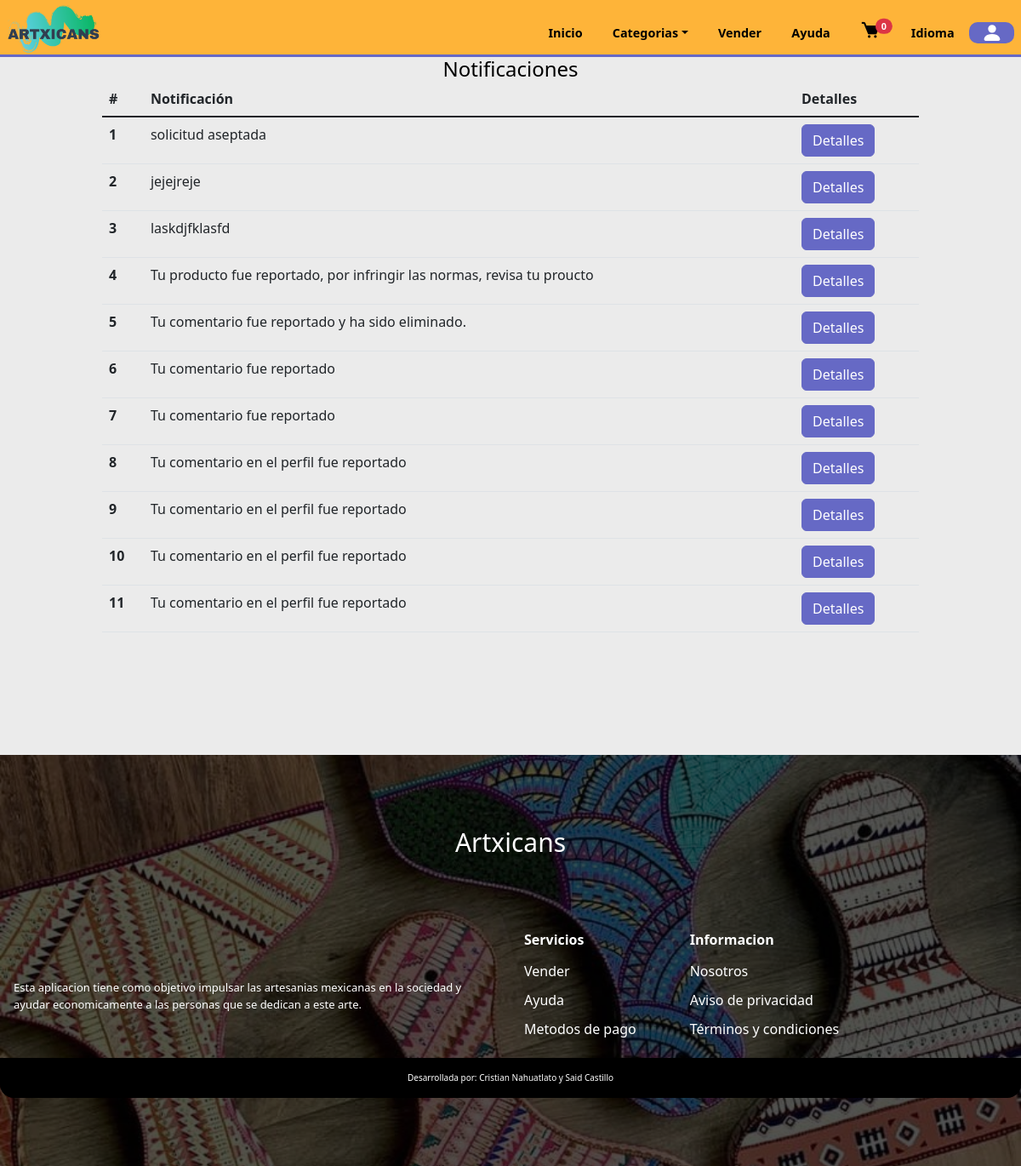
/notifications.php (signed in), run on an earlier commit of the app's database.
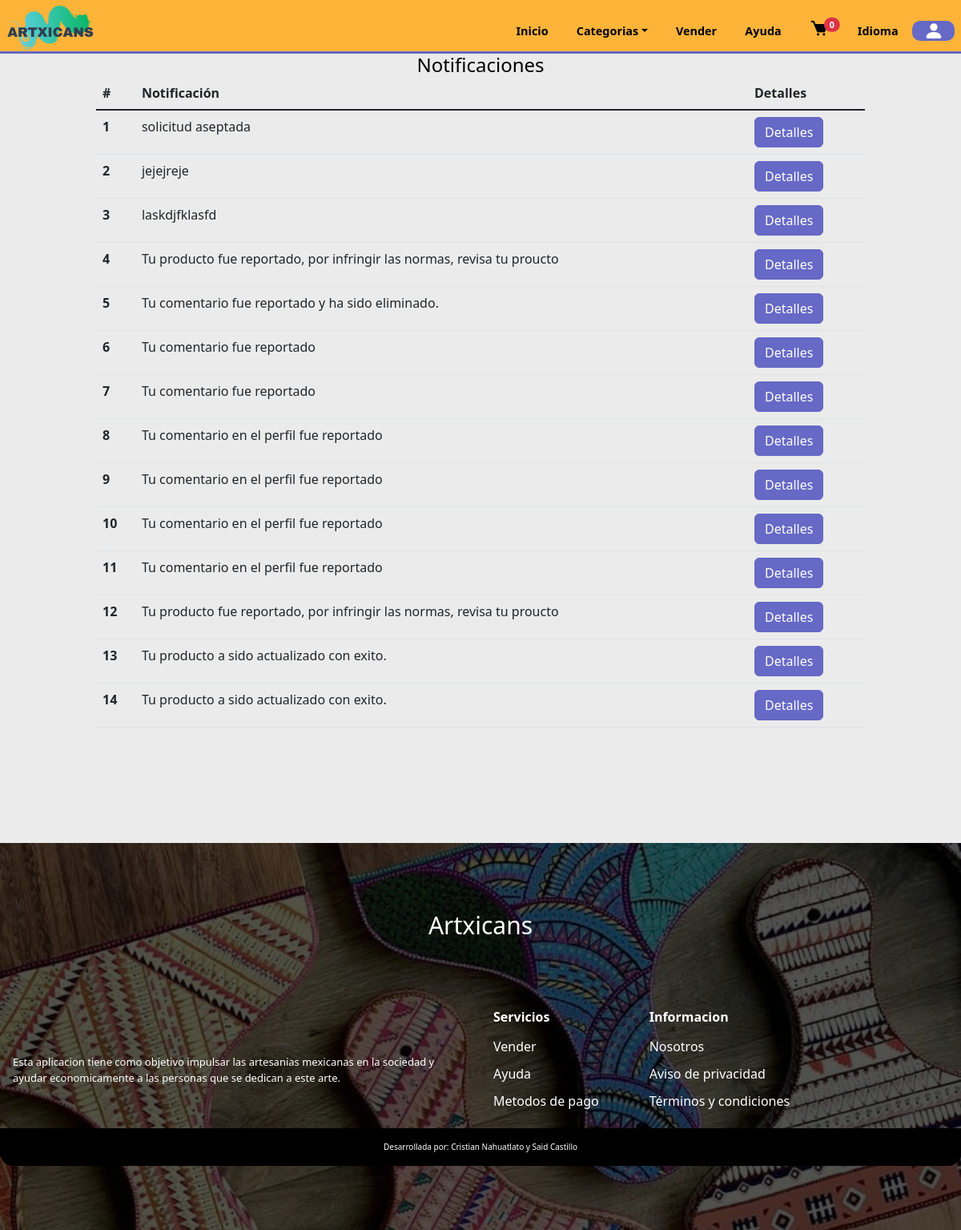
And on a later commit of the database.
### tables this page shows
CREATE TABLE `notifications` (
  `id_notif` int(11) NOT NULL,
  `notification` varchar(150) NOT NULL,
  `ID_registro` int(11) DEFAULT NULL
);

### notifications.php (the view, shortened to what this page needs)
<?php
    include('./global/conexion.php');
    include('./templates/cabecera.php');
?>
    <section class="notifications">
        <h2 align="center">Notificaciones</h2>
        <div class="table-notifications table-responsive">
        <table class="table">
  <thead>
    <tr>
      <th scope="col">#</th>
      <th scope="col">Notificación</th>
      <th scope="col">Detalles</th>
    </tr>
  </thead>
  <tbody class="table-group-divider">
    <?php
        $id_user = $_SESSION['id'];
        $query = mysqli_query($conn,"SELECT * FROM notifications WHERE ID_registro = $id_user");
        while($data = mysqli_fetch_array($query)){
   ?>
    <tr>
       <?php
        foreach ($query as $key => $value){
           if(!isset($counter))
           {
               $counter = 0;
           }
           $counter++;
        ?>
      <th scope="row"><?php
      echo $counter; ?> </th>
      <td><?php echo $value['notification']?></td>
      <td><button type="button" class="btn btn-info">Detalles</button></td>
    </tr>
    <?php }}?>
  </tbody>
</table>
        </div>
    </section>
<?php
    include('./templates/pie.php');
?>

### templates/cabecera.php (shortened to what this page needs)
<!DOCTYPE html>
<html lang="es">
  <head>
    <link rel="stylesheet" href="./styles/bootstrap-5.2.3-dist/css/bootstrap.min.css">
    <link
      rel="stylesheet"
      href="https://cdn.jsdelivr.net/npm/swiper@8/swiper-bundle.min.css"
    />
    <link rel="stylesheet" href="styles/pages/signup-login.css?v=2" />
    <link rel="stylesheet" href="./styles/home/products.css?v=2">
    <link rel="stylesheet" href="./styles/home/searchbox.css?v=2" />
    <link rel="stylesheet" href="./styles/footer/footer.css?v=2" />
    <link rel="stylesheet" href="./styles/home/main.css?v=2" />
    <link rel="stylesheet" href="./styles/header/header.css?v=2" />
    <link rel="stylesheet" href="./styles/pages/products.css?v=2" />
    <link rel="stylesheet" href="./styles/pages/sellers.css?v=2" />
    <link rel="stylesheet" href="./styles/pages/reg_seller.css?v=2" />
    <link rel="stylesheet" href="./styles/pages/categories.css?v=2" />
    <link rel="stylesheet" href="./styles/pages/help.css?v=2" />
    <link rel="stylesheet" href="./styles/pages/profile.css?v=2" />
    <link rel="stylesheet" href="./styles/pages/chats.css?v=2" />
    <link rel="stylesheet" href="./styles/pages/about.css?v=2" />
    <link rel="stylesheet" href="./styles/pages/orders.css?v=2" />
    <link rel="stylesheet" href="./styles/pages/cart.css?v=2" />
    <link rel="stylesheet" href="index.css?v=2" />
    <link href='https://unpkg.com/boxicons@2.0.9/css/boxicons.min.css' rel='stylesheet'>
  </head>
  <body>
    <header class="header">
      <nav class="navigation">
        <div class="logo">
          <a href="index.php"> <img src="./assets/logo/3.png"  "/> </a>
        </div>
        <div class="navbar" id="navbar">
          <ul class="navList">
            <li class="navItem"><a href="index.php">Inicio</a></li>
            <li class="navItem dropdown set-categories">
              <a
                href=""
                class="dropdown-toggle"
                data-bs-toggle="dropdown"
                aria-expanded="false"
                >Categorias</a
              >
            </li>
            <li class="navItem"><a href="helpers/validate-seller.php">Vender</a></li>
            <li class="navItem"><a href="help.php">Ayuda</a></li>
            <li class="navItem"><a href="cart.php" class="position-relative"><i class='bx bxs-cart bx-sm' >
            </i>
             <span class="position-absolute top-0 right-0 start-100 translate-middle badge rounded-pill bg-danger">
      <?php echo (empty($_SESSION['cart']))?0: count($_SESSION['cart']); ?>
  </span>
    </a></li>
            <li class="navItem"><a data-bs-toggle="modal" data-bs-target="#translateModal" style="cursor:pointer;">Idioma</a></li>
            <?php if(@!$_SESSION['user']){?>
            <div class="headerBtn">
              <button class="loginBtn" onclick="location.href='login.php'">
                <a>Ingresa</a>
              </button>
              <button class="btn-header2 signBtn" onclick="location.href='signup.php'">
                <a>Regístrate</a>
              </button>
            </div>
            <?php }else{?>
              <a href="profile.php" class="cuenta" style="display:flex;align-items:cneter;justify-content:center;">
              <svg xmlns="http://www.w3.org/2000/svg" width="40" height="25" fill="#ffff" style="cursor:pointer;"  class="bi bi-person-fill" viewBox="0 0 16 16">
                  <path d="M3 14s-1 0-1-1 1-4 6-4 6 3 6 4-1 1-1 1H3Zm5-6a3 3 0 1 0 0-6 3 3 0 0 0 0 6Z"/>
              </svg>
              </a>
              <?php }?>
          </ul>
        </div>
      </nav>
    </header>

### templates/pie.php (shortened to what this page needs)
 <section class="footer">
  <div class="footer-img">
    <img src="assets/material/tablas.jpg" alt="footer">
  </div>
  <div class="fooContent">
    <div class="contactsDiv flex">
      <div class="footer-text">
        <small>Artxicans</small>
      </div>
    </div>
  <div class="footerCard flex">
    <div class="footerIntro flex">
      <div class="footerParagraph">
      Esta aplicacion tiene como objetivo impulsar las artesanias mexicanas en la sociedad
      y ayudar economicamente a las personas que se dedican a este arte.
      </div>
    </div>
    <div class="footerLinks grid">
      <div class="linkGroup">
        <span class="groupTitle">
          Servicios
        </span>
        <li class="footerList flex"><a href="helpers/validate-seller.php">Vender</a></li>
        <li class="footerList flex"><a href="./help.php">Ayuda</a></li>
        <li class="footerList flex"><a data-bs-toggle="modal" data-bs-target="#ModalPagos">Metodos de pago</a></li>
      </div>
      <div class="linkGroup">
        <span class="groupTitle">
          Informacion
        </span>
        <li class="footerList flex"><a href="./about.php">Nosotros</a></li>
        <li class="footerList flex"><a data-bs-toggle="modal" data-bs-target="#ModalPrivacidad">Aviso de privacidad</a></li>
        <li class="footerList flex"><a data-bs-toggle="modal" data-bs-target="#ModalTerminos">Términos y condiciones</a></li>
      </div>
      </div>
      <div class="footer-end flex">
        <small>Desarrollada por:  Cristian Nahuatlato y Said Castillo</small>
      </div>
    </div>
  </div>
</section>
  </body>
</html>

### styles/home/products.css (style rules this page uses)
.btn-info { --bs-btn-color: var(--bs-white); --bs-btn-bg: var(--second-alpha-color); --bs-btn-border-color: var(--second-alpha-color); --bs-btn-hover-color: var(--bs-white); --bs-btn-hover-bg: #787bc8; --bs-btn-hover-border-color:var(--second-alpha-color) ; --bs-btn-focus-shadow-rgb: var(--bd-violet-rgb); --bs-btn-active-color: var(--bs-btn-hover-color); --bs-btn-active-bg: var(--second-alpha-color); --bs-btn-active-border-color: var(--second-alpha-color); --bs-btn-disabled-color:rgb(57, 55, 55); --bs-btn-disabled-bg: #a7a9ea; --bs-btn-disabled-border-color: #787bc8; }

### styles/footer/footer.css (style rules this page uses)
.footer { width: 100%; position: relative; padding: 2rem 0; display: flex; align-items: center; justify-content: center; margin:auto; margin-bottom: 4rem; margin-top: 8rem; }
.footer-img { position: absolute; height: 100%; width: 100%; }
.footer-img img { height: 100%; object-fit: cover; width: 100vw; }
.footer-img::after { content: ''; position: absolute; background: rgba(10, 10, 10, 0.7); top: 0; bottom: 0; right: 0; left: 0; mix-blend-mode: multiply; }
.fooContent { width: 100%; height: max-content; padding: 2rem initial; display: flex; justify-content: center; align-items: center; flex-direction: column; margin: auto; row-gap: 2rem; z-index: 100; }
.contactsDiv { justify-content: space-between; flex-direction: column; gap: 1rem; }
.footer-text small { font-size: 30px; font-weight: 400; color: white; }
.footerCard { position: relative; padding: 1rem 1rem 4rem; gap: 2rem; border-radius: 1rem; width: 100%; justify-content: center; flex-direction: column; align-items: center; overflow: hidden; }
.footerIntro { flex-basis: 50%; justify-content: center; align-items: flex-start; flex-direction: column; row-gap: .5rem; }
.footerParagraph { font-size: 13px; color: white; }
.footerLinks { flex-basis: 50%; width: 100%; gap: 1rem; grid-template-columns: repeat(2,1fr); justify-content: space-between; }
.linkGroup .groupTitle { display: block; font-weight: 600; color: white; margin-bottom:.5rem; }
.footerList { font-size: 15px; color: white; transition: .3s ease-in-out; cursor: pointer; }
.footer-end { flex-direction: column; position: absolute; bottom: 0; left: 0; right: 0; background: black; padding: 1rem 2rem; }
.footer-end small { font-size: 10px; color: white; }
.footerList a { color: white; }
@media screen and (min-width:840px) { .footer { padding: 5rem 0; margin-bottom: 0; } }
@media screen and (min-width:840px) { .footerCard { flex-direction: row; } }
@media screen and (min-width:840px) { .footerLinks { grid-template-columns: repeat(3,1fr); padding-bottom: 1rem; } }
@media screen and (min-width: 1024px) { .footerCard { padding: 3rem 1rem; } }
@media screen and (min-width: 1024px) { .footerIntro { font-size: 15px; color: white; } }
@media screen and (min-width: 1024px) { .footerList { font-size: 16px; padding: 5px 0; } }

### styles/home/main.css (style rules this page uses)
.set-categories { display: none; }
@media screen and (min-width: 768px) { .set-categories { display: block; } }
body { top:0px !important; }

### styles/header/header.css (style rules this page uses)
.header { position: fixed; background: var(--first-color); width: 100%; padding: 0.9rem; z-index: 1000; bottom: 0; }
.navigation { display: flex; align-items: center; justify-content: space-between; }
.logo a { font-family: "Bungee Inline", cursive; font-size: 1.7rem; text-decoration: none; color: var(--black-color); }
.logo a::first-letter { text-transform: uppercase !important; }
@media screen and (min-width: 769px) { .header { position: sticky; top: 0; padding: 0.5rem; height: calc(var(--header-height) - 0.5rem); border-bottom: 3px solid var(--second-alpha-color); } }
@media screen and (min-width: 769px) { .navbar > .navList { margin-top: 0.5rem; display: flex; align-items: center; justify-content: center; flex-direction: row; } }
@media screen and (min-width: 769px) { .navbar > .navList > .navItem > a { color: var(--black-color); padding: 0rem 0.2rem; font-size: 0.9rem; font-weight: 600; } }
@media screen and (min-width: 960px) { .navbar > .navList > .navItem { padding: 0 0.9rem; } }
.logo a img { width:110px; }
@media screen and (min-width:768px) { .logo a img { width:110px; margin-top:-20px; } }

### styles/pages/profile.css (style rules this page uses)
.table-notifications { width: 95vw; margin: 0 auto; }
@media screen and (min-width:768px) { .table-notifications { width: 80vw; } }

### templates/cabecera.php (style rules this page uses)
.cuenta { color:black; font-size:0.9rem; background:var(--second-alpha-color); padding:0 0.4rem; border-radius:10px }

What changed in the data, as far as the page shows it:
added notifications: counter "12", notification "Tu producto fue reportado, por infringir las normas, revisa tu proucto"
added notifications: counter "13", notification "Tu producto a sido actualizado con exito."
added notifications: counter "14", notification "Tu producto a sido actualizado con exito."
